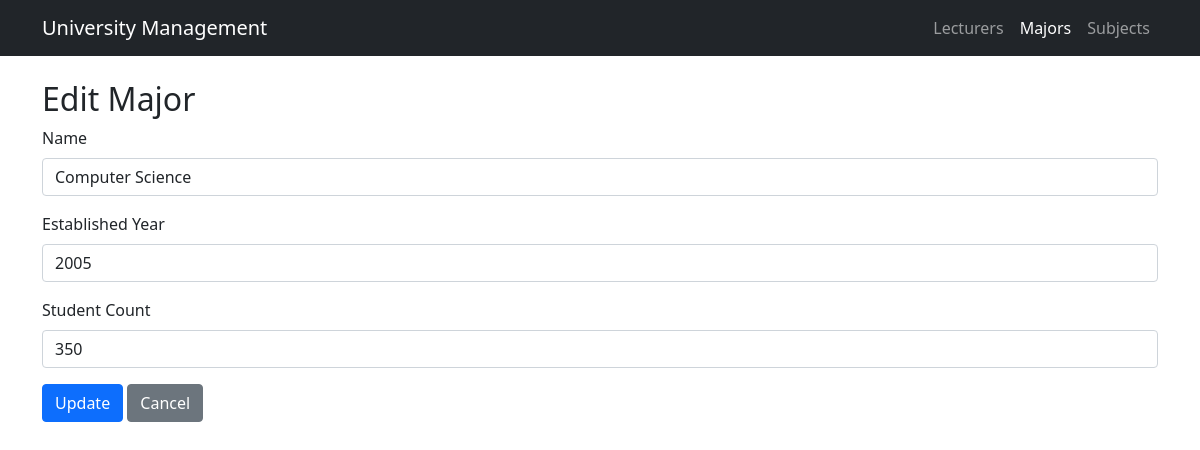
/tp_mvc25/index.php?page=majors&action=edit&id=1, run on the app's committed database.
### tables this page shows
CREATE TABLE `majors` (
  `id` int(11) NOT NULL,
  `name` varchar(100) NOT NULL,
  `established_year` year(4) NOT NULL,
  `student_count` int(11) DEFAULT 0,
  `created_at` timestamp NOT NULL DEFAULT current_timestamp()
);

### tp_mvc25/controllers/MajorController.php (called while the page is built, shortened)
<?php
include_once "models/Major.php";
class MajorController
{
    private $model;
    public function __construct($conn){
        $this->model = new Major($conn);
    }
    public function editPage($id){
        return $this->model->getById($id);
    }
}
?>

### tp_mvc25/models/Major.php (called while the page is built, shortened)
<?php
class Major
{
    private $conn;
    public function __construct($db){
        $this->conn = $db;
    }
    public function getById($id){
        $sql = "SELECT * FROM majors WHERE id = ?";
        $stmt = $this->conn->prepare($sql);
        $stmt->bind_param("i", $id);
        $stmt->execute();
        return $stmt->get_result()->fetch_assoc();
    }
}
?>

### tp_mvc25/views/MajorViews.php (the view, shortened to what this page needs)
<?php
$majorController = new MajorController($conn);
$action = $_GET['action'] ?? 'index';
$id = $_GET['id'] ?? null;
$major = null;
if ($action === 'edit' && $id && $_SERVER['REQUEST_METHOD'] === 'GET') {
    $major = $majorController->editPage($id);
}
?>
<?php include "templates/header.php"; ?>
<?php if (in_array($action, ['create', 'edit'])): ?>
    <h2><?= $action === 'create' ? 'Create' : 'Edit' ?> Major</h2>
    <form method="post" action="index.php?page=majors&action=<?= $action ?><?= $id ? '&id='.$id : '' ?>">
        <div class="mb-3">
            <label class="form-label">Name</label>
            <input type="text" name="name" class="form-control" value="<?= $major['name'] ?? '' ?>" required>
        </div>
        <div class="mb-3">
            <label class="form-label">Established Year</label>
            <input type="number" name="established_year" class="form-control"
                   value="<?= $major['established_year'] ?? '' ?>" min="1900" max="2030" required>
        </div>
        <div class="mb-3">
            <label class="form-label">Student Count</label>
            <input type="number" name="student_count" class="form-control"
                   value="<?= $major['student_count'] ?? 0 ?>" min="0" required>
        </div>
        <?php
        include "templates/form_actions.php";
        ?>
    </form>
<?php endif; ?>
<?php include "templates/footer.php"; ?>

### data on the page
majors: name "Computer Science", established_year "2005", student_count "350"

### other printed values
$submit_label "Update"
